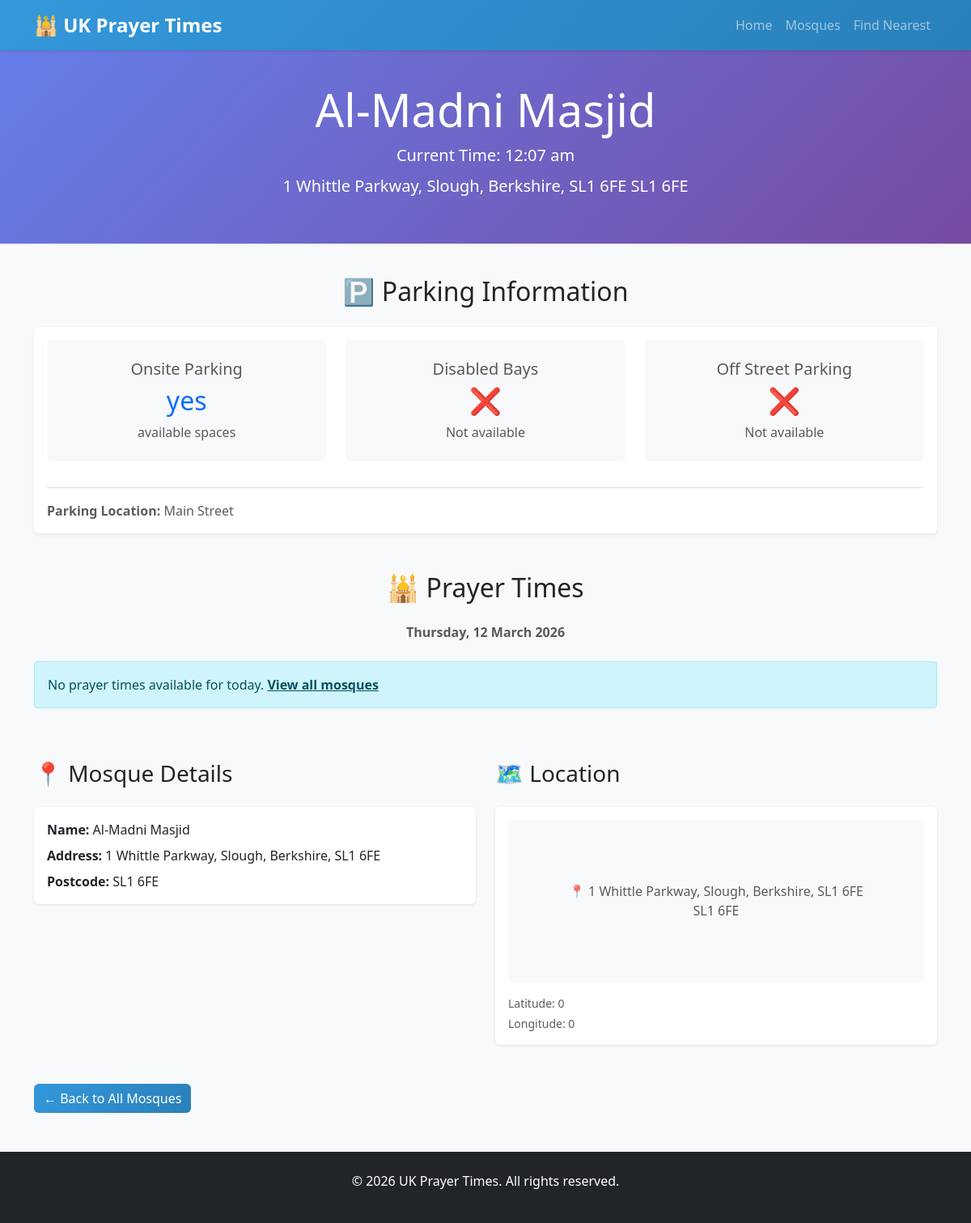
Screenshot of /mosque.php?id=f36e7985-2171-4f34-9634-ed9f5215948f with the database file from the repository.
### tables this page shows
CREATE TABLE `mosques` (
  `id` char(36) NOT NULL,
  `name` varchar(255) DEFAULT NULL,
  `address` text DEFAULT NULL,
  `location_url` text DEFAULT NULL,
  `postcode` varchar(20) DEFAULT NULL
);

CREATE TABLE `parking` (
  `id` char(36) NOT NULL,
  `mosque_id` char(36) DEFAULT NULL,
  `onsite_parking` varchar(255) DEFAULT NULL,
  `disable_bays` varchar(255) DEFAULT NULL,
  `off_street_parking` varchar(255) DEFAULT NULL,
  `road_name` varchar(255) DEFAULT NULL,
  `address` varchar(255) DEFAULT NULL,
  `distance_to_mosque` int(11) DEFAULT NULL
);

### public/mosque.php (called while the page is built, shortened)
<?php
$basePath = file_exists(__DIR__ . '/../bootstrap.php') ? dirname(__DIR__) : __DIR__;
require_once $basePath . '/bootstrap.php';
$mosqueId = $_GET['id'] ?? null;
$mosque = Mosque::getById($mosqueId);
$prayerTimes = null;
$parking = null;
if ($mosque) {
    $today = date('Y-m-d');
    $prayers = PrayerTime::getByDate($today, $mosqueId);
    $prayerTimes = $prayers[0] ?? null;
    $parking = Parking::getByMosqueId($mosqueId);
}
include $basePath . '/app/views/mosque.php';
include $basePath . '/app/views/layout.php';

### config/database.php (called while the page is built, shortened)
<?php
class Database {
    private static $instance = null;
    private $connection;
    public static function getInstance() {
        if (self::$instance === null) {
            self::$instance = new self();
        }
        return self::$instance;
    }
    private function connect() {
        try {
            $dsn = sprintf(
                "mysql:host=%s;dbname=%s;charset=%s",
                DB_HOST,
                DB_NAME,
                DB_CHARSET
            );
            $this->connection = new PDO($dsn, DB_USER, DB_PASS, [
                PDO::ATTR_ERRMODE => PDO::ERRMODE_EXCEPTION,
                PDO::ATTR_DEFAULT_FETCH_MODE => PDO::FETCH_ASSOC,
                PDO::ATTR_TIMEOUT => 5,
                PDO::ATTR_EMULATE_PREPARES => false,
            ]);
        } catch (PDOException $e) {
            Logger::error("Database connection failed: " . $e->getMessage());
            throw new Exception("Unable to connect to database");
        }
    }
    public function execute($sql, $params = []) {
        try {
            $stmt = $this->connection->prepare($sql);
            $stmt->execute($params);
            return $stmt;
        } catch (PDOException $e) {
            Logger::error("Query execution failed: " . $e->getMessage());
            throw new Exception("Database error occurred");
        }
    }
    public function fetchAll($sql, $params = []) {
        return $this->execute($sql, $params)->fetchAll();
    }
    public function fetch($sql, $params = []) {
        return $this->execute($sql, $params)->fetch();
    }
}

### app/Logger.php (called while the page is built, shortened)
<?php
class Logger {
    private static function log($level, $message, $context = []) {
        $timestamp = date('Y-m-d H:i:s');
        $contextStr = !empty($context) ? ' | ' . json_encode($context) : '';
        $logMessage = "[$timestamp] [$level] $message$contextStr" . PHP_EOL;
    }
}

### app/models/Mosque.php (called while the page is built, shortened)
<?php
class Mosque {
    public static function getById($id) {
        try {
            return Database::getInstance()->fetch(
                "SELECT * FROM mosques WHERE id = ?",
                [$id]
            );
        } catch (Exception $e) {
            Logger::error("Error fetching mosque by ID: " . $e->getMessage());
            return false;
        }
    }
}

### app/helpers.php (called while the page is built, shortened)
<?php
function sanitize($input) {
    return htmlspecialchars(trim($input), ENT_QUOTES, 'UTF-8');
}
function validateDate($date, $format = 'Y-m-d') {
    $d = DateTime::createFromFormat($format, $date);
    return $d && $d->format($format) === $date;
}

### app/models/Parking.php (called while the page is built, shortened)
<?php
class Parking {
    public static function getByMosqueId($mosqueId) {
        try {
            return Database::getInstance()->fetch(
                "SELECT * FROM parking WHERE mosque_id = ?",
                [$mosqueId]
            );
        } catch (Exception $e) {
            Logger::error("Error fetching parking information: " . $e->getMessage());
            return false;
        }
    }
}

### app/models/PrayerTime.php (called while the page is built, shortened)
<?php
class PrayerTime {
    public static function getByDate($date, $mosqueId = null) {
        try {
            if ($mosqueId) {
                return Database::getInstance()->fetchAll(
                    "SELECT * FROM prayertimes WHERE date = ? AND mosque_id = ? ORDER BY mosque_id",
                    [$date, $mosqueId]
                );
            }
            return Database::getInstance()->fetchAll(
                "SELECT * FROM prayertimes WHERE date = ? ORDER BY mosque_id",
                [$date]
            );
        } catch (Exception $e) {
            Logger::error("Error fetching prayer times by date: " . $e->getMessage());
            return [];
        }
    }
}

### app/views/mosque.php (the view, shortened to what this page needs)
<div class="container-fluid" style="background: linear-gradient(135deg, #667eea 0%, #764ba2 100%); color: white; padding: 40px 20px; margin-bottom: 40px; border-radius: 0;">
    <?php if (!$mosque): ?>
        <div class="alert alert-danger">Mosque not found.</div>
    <?php else: ?>
        <div class="text-center">
            <h1 class="display-4 mb-2"><?php echo sanitize($mosque['name']); ?></h1>
            <p class="lead mb-2">
                <strong>Current Time: </strong><?php echo date('g:i a'); ?>
            </p>
            <p class="lead">
                <?php echo sanitize($mosque['address']); ?> <?php echo sanitize($mosque['postcode']); ?>
            </p>
        </div>
    <?php endif; ?>
</div>
<div class="container mt-4">
    <?php if (!$mosque): ?>
        <div class="row">
            <div class="col-12">
                <a href="/index.php" class="btn btn-secondary">← Back to All Mosques</a>
            </div>
        </div>
    <?php else: ?>
        <div class="row mb-5">
            <div class="col-12">
                <h2 class="text-center mb-4">🅿️ Parking Information</h2>
                <div class="card border-primary shadow-sm">
                    <div class="card-body">
                        <div class="row text-center">
                            <div class="col-md-4 mb-3">
                                <div class="p-4 bg-light rounded">
                                    <h5 class="text-muted">Onsite Parking</h5>
                                    <h2 class="text-primary"><?php echo $parking && !empty($parking['onsite_parking']) ? htmlspecialchars($parking['onsite_parking']) : '—'; ?></h2>
                                    <p class="text-muted mb-0">available spaces</p>
                                </div>
                            </div>
                            <div class="col-md-4 mb-3">
                                <div class="p-4 bg-light rounded">
                                    <h5 class="text-muted">Disabled Bays</h5>
                                    <h2 class="text-primary"><?php echo $parking && strtolower($parking['disable_bays']) === 'yes' ? '✅' : '❌'; ?></h2>
                                    <p class="text-muted mb-0"><?php echo $parking && strtolower($parking['disable_bays']) === 'yes' ? 'Available' : 'Not available'; ?></p>
                                </div>
                            </div>
                            <div class="col-md-4 mb-3">
                                <div class="p-4 bg-light rounded">
                                    <h5 class="text-muted">Off Street Parking</h5>
                                    <h2 class="text-primary"><?php echo $parking && strtolower($parking['off_street_parking']) === 'yes' ? '✅' : '❌'; ?></h2>
                                    <p class="text-muted mb-0"><?php echo $parking && strtolower($parking['off_street_parking']) === 'yes' ? 'Available' : 'Not available'; ?></p>
                                </div>
                            </div>
                        </div>
                        <?php if ($parking && !empty($parking['road_name'])): ?>
                        <div class="mt-3 pt-3 border-top">
                            <p class="text-muted mb-0">
                                <strong>Parking Location:</strong> <?php echo htmlspecialchars($parking['road_name']); ?>
                            </p>
                        </div>
                        <?php endif; ?>
                    </div>
                </div>
            </div>
        </div>
        <div class="row mb-5">
            <div class="col-12">
                <h2 class="text-center mb-4">🕌 Prayer Times</h2>
                <p class="text-center text-muted mb-4">
                    <strong><?php echo date('l, d F Y'); ?></strong>
                </p>
                <?php if (!$prayerTimes): ?>
                    <div class="alert alert-info">
                        No prayer times available for today. <a href="/index.php" class="alert-link">View all mosques</a>
                    </div>
                <?php endif; ?>
            </div>
        </div>
        <div class="row mb-5">
            <div class="col-md-6">
                <h3 class="mb-4">📍 Mosque Details</h3>
                <div class="card mb-3">
                    <div class="card-body">
                        <p class="mb-2"><strong>Name:</strong> <?php echo sanitize($mosque['name']); ?></p>
                        <p class="mb-2"><strong>Address:</strong> <?php echo sanitize($mosque['address']); ?></p>
                        <p class="mb-0"><strong>Postcode:</strong> <?php echo sanitize($mosque['postcode']); ?></p>
                    </div>
                </div>
            </div>
            <div class="col-md-6">
                <h3 class="mb-4">🗺️ Location</h3>
                <div class="card">
                    <div class="card-body">
                        <div class="p-4 bg-light rounded mb-3" style="height: 200px; display: flex; align-items: center; justify-content: center;">
                            <div class="text-center">
                                <p class="text-muted mb-0">📍 <?php echo sanitize($mosque['address']); ?></p>
                                <p class="text-muted mb-0"><?php echo sanitize($mosque['postcode']); ?></p>
                            </div>
                        </div>
                        <p class="small text-muted mb-1">Latitude: <?php echo htmlspecialchars($mosque['latitude'] ?? 0); ?></p>
                        <p class="small text-muted mb-0">Longitude: <?php echo htmlspecialchars($mosque['longitude'] ?? 0); ?></p>
                    </div>
                </div>
            </div>
        </div>
        <div class="row mb-5">
            <div class="col-12">
                <a href="/index.php" class="btn btn-primary">← Back to All Mosques</a>
            </div>
        </div>
    <?php endif; ?>
</div>

### public/css/style.css (style rules this page uses)
:root { --primary-color: #2c3e50; --secondary-color: #27ae60; --accent-color: #e74c3c; }
body { font-family: 'Segoe UI', Tahoma, Geneva, Verdana, sans-serif; background-color: #f8f9fa; }
.card { border: none; box-shadow: 0 1px 3px rgba(0, 0, 0, 0.1); transition: transform 0.2s, box-shadow 0.2s; }
.btn-primary { background: linear-gradient(135deg, #3498db 0%, #2980b9 100%); border: none; transition: all 0.3s ease; }
.alert { border-radius: 0.25rem; }

### rows the page displays
mosques: name "Al-Madni Masjid", address "1 Whittle Parkway, Slough, Berkshire, SL1 6FE", postcode "SL1 6FE"
parking: onsite_parking "yes", road_name "Main Street"

### other values shown
$mosque['latitude'] "0"
$mosque['longitude'] "0"
